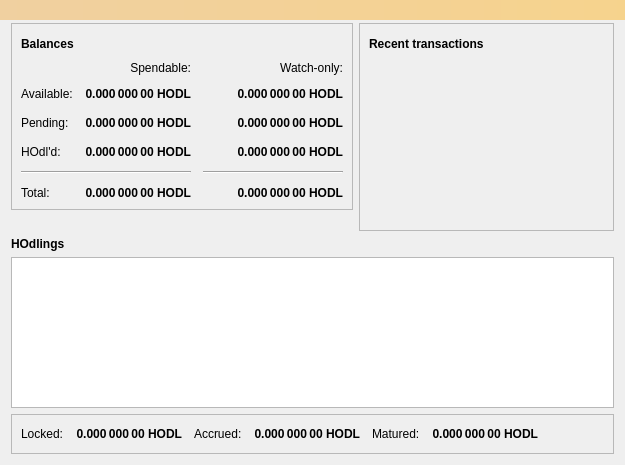
<?xml version="1.0" encoding="UTF-8"?>
<ui version="4.0">
 <class>OverviewPage</class>
 <widget class="QWidget" name="OverviewPage">
  <property name="geometry">
   <rect>
    <x>0</x>
    <y>0</y>
    <width>625</width>
    <height>465</height>
   </rect>
  </property>
  <property name="sizePolicy">
   <sizepolicy hsizetype="Preferred" vsizetype="Preferred">
    <horstretch>0</horstretch>
    <verstretch>0</verstretch>
   </sizepolicy>
  </property>
  <property name="windowTitle">
   <string>Form</string>
  </property>
  <layout class="QVBoxLayout" name="verticalLayout_6">
   <item>
    <layout class="QHBoxLayout" name="horizontalLayout" stretch="1,1">
     <property name="spacing">
      <number>6</number>
     </property>
     <property name="sizeConstraint">
      <enum>QLayout::SetDefaultConstraint</enum>
     </property>
     <property name="topMargin">
      <number>12</number>
     </property>
     <item>
      <layout class="QVBoxLayout" name="verticalLayout_2">
       <item>
        <widget class="QFrame" name="frame">
         <property name="frameShape">
          <enum>QFrame::StyledPanel</enum>
         </property>
         <property name="frameShadow">
          <enum>QFrame::Raised</enum>
         </property>
         <layout class="QVBoxLayout" name="verticalLayout_4">
          <item>
           <layout class="QHBoxLayout" name="horizontalLayout_4">
            <item>
             <widget class="QLabel" name="label_5">
              <property name="font">
               <font>
                <weight>75</weight>
                <bold>true</bold>
               </font>
              </property>
              <property name="text">
               <string>Balances</string>
              </property>
             </widget>
            </item>
            <item>
             <widget class="QPushButton" name="labelWalletStatus">
              <property name="enabled">
               <bool>false</bool>
              </property>
              <property name="maximumSize">
               <size>
                <width>30</width>
                <height>16777215</height>
               </size>
              </property>
              <property name="toolTip">
               <string>The displayed information may be out of date. Your wallet automatically synchronizes with the HOdlcoin network after a connection is established, but this process has not completed yet.</string>
              </property>
              <property name="text">
               <string/>
              </property>
              <property name="icon">
               <iconset>
                <normaloff>:/icons/warning</normaloff>
                <disabledoff>:/icons/warning</disabledoff>:/icons/warning</iconset>
              </property>
              <property name="iconSize">
               <size>
                <width>24</width>
                <height>24</height>
               </size>
              </property>
              <property name="flat">
               <bool>true</bool>
              </property>
             </widget>
            </item>
            <item>
             <spacer name="horizontalSpacer_3">
              <property name="orientation">
               <enum>Qt::Horizontal</enum>
              </property>
              <property name="sizeHint" stdset="0">
               <size>
                <width>40</width>
                <height>20</height>
               </size>
              </property>
             </spacer>
            </item>
           </layout>
          </item>
          <item>
           <layout class="QGridLayout" name="gridLayout">
            <property name="spacing">
             <number>12</number>
            </property>
            <item row="2" column="1">
             <widget class="QLabel" name="labelUnconfirmed">
              <property name="font">
               <font>
                <weight>75</weight>
                <bold>true</bold>
               </font>
              </property>
              <property name="cursor">
               <cursorShape>IBeamCursor</cursorShape>
              </property>
              <property name="toolTip">
               <string>Total of transactions that have yet to be confirmed, and do not yet count toward the spendable balance</string>
              </property>
              <property name="text">
               <string notr="true">0.000 000 00 HODL</string>
              </property>
              <property name="alignment">
               <set>Qt::AlignRight|Qt::AlignTrailing|Qt::AlignVCenter</set>
              </property>
              <property name="textInteractionFlags">
               <set>Qt::LinksAccessibleByMouse|Qt::TextSelectableByKeyboard|Qt::TextSelectableByMouse</set>
              </property>
             </widget>
            </item>
            <item row="3" column="2">
             <widget class="QLabel" name="labelWatchImmature">
              <property name="font">
               <font>
                <weight>75</weight>
                <bold>true</bold>
               </font>
              </property>
              <property name="cursor">
               <cursorShape>IBeamCursor</cursorShape>
              </property>
              <property name="toolTip">
               <string>Mined balance in watch-only addresses that has not yet matured</string>
              </property>
              <property name="text">
               <string notr="true">0.000 000 00 HODL</string>
              </property>
              <property name="alignment">
               <set>Qt::AlignRight|Qt::AlignTrailing|Qt::AlignVCenter</set>
              </property>
              <property name="textInteractionFlags">
               <set>Qt::LinksAccessibleByMouse|Qt::TextSelectableByKeyboard|Qt::TextSelectableByMouse</set>
              </property>
             </widget>
            </item>
            <item row="4" column="0" colspan="2">
             <widget class="Line" name="line">
              <property name="orientation">
               <enum>Qt::Horizontal</enum>
              </property>
             </widget>
            </item>
            <item row="4" column="2">
             <widget class="Line" name="lineWatchBalance">
              <property name="sizePolicy">
               <sizepolicy hsizetype="Preferred" vsizetype="Fixed">
                <horstretch>0</horstretch>
                <verstretch>0</verstretch>
               </sizepolicy>
              </property>
              <property name="minimumSize">
               <size>
                <width>140</width>
                <height>0</height>
               </size>
              </property>
              <property name="orientation">
               <enum>Qt::Horizontal</enum>
              </property>
             </widget>
            </item>
            <item row="5" column="0">
             <widget class="QLabel" name="labelTotalText">
              <property name="text">
               <string>Total:</string>
              </property>
             </widget>
            </item>
            <item row="3" column="1">
             <widget class="QLabel" name="labelImmature">
              <property name="font">
               <font>
                <weight>75</weight>
                <bold>true</bold>
               </font>
              </property>
              <property name="cursor">
               <cursorShape>IBeamCursor</cursorShape>
              </property>
              <property name="toolTip">
               <string>Mined balance that has not yet matured</string>
              </property>
              <property name="text">
               <string notr="true">0.000 000 00 HODL</string>
              </property>
              <property name="alignment">
               <set>Qt::AlignRight|Qt::AlignTrailing|Qt::AlignVCenter</set>
              </property>
              <property name="textInteractionFlags">
               <set>Qt::LinksAccessibleByMouse|Qt::TextSelectableByKeyboard|Qt::TextSelectableByMouse</set>
              </property>
             </widget>
            </item>
            <item row="2" column="3">
             <spacer name="horizontalSpacer_2">
              <property name="orientation">
               <enum>Qt::Horizontal</enum>
              </property>
              <property name="sizeHint" stdset="0">
               <size>
                <width>40</width>
                <height>20</height>
               </size>
              </property>
             </spacer>
            </item>
            <item row="2" column="2">
             <widget class="QLabel" name="labelWatchPending">
              <property name="font">
               <font>
                <weight>75</weight>
                <bold>true</bold>
               </font>
              </property>
              <property name="cursor">
               <cursorShape>IBeamCursor</cursorShape>
              </property>
              <property name="toolTip">
               <string>Unconfirmed transactions to watch-only addresses</string>
              </property>
              <property name="text">
               <string notr="true">0.000 000 00 HODL</string>
              </property>
              <property name="alignment">
               <set>Qt::AlignRight|Qt::AlignTrailing|Qt::AlignVCenter</set>
              </property>
              <property name="textInteractionFlags">
               <set>Qt::LinksAccessibleByMouse|Qt::TextSelectableByKeyboard|Qt::TextSelectableByMouse</set>
              </property>
             </widget>
            </item>
            <item row="3" column="0">
             <widget class="QLabel" name="labelImmatureText">
              <property name="text">
               <string>HOdl'd:</string>
              </property>
             </widget>
            </item>
            <item row="5" column="1">
             <widget class="QLabel" name="labelTotal">
              <property name="font">
               <font>
                <weight>75</weight>
                <bold>true</bold>
               </font>
              </property>
              <property name="cursor">
               <cursorShape>IBeamCursor</cursorShape>
              </property>
              <property name="toolTip">
               <string>Your current total balance</string>
              </property>
              <property name="text">
               <string notr="true">0.000 000 00 HODL</string>
              </property>
              <property name="alignment">
               <set>Qt::AlignRight|Qt::AlignTrailing|Qt::AlignVCenter</set>
              </property>
              <property name="textInteractionFlags">
               <set>Qt::LinksAccessibleByMouse|Qt::TextSelectableByKeyboard|Qt::TextSelectableByMouse</set>
              </property>
             </widget>
            </item>
            <item row="5" column="2">
             <widget class="QLabel" name="labelWatchTotal">
              <property name="font">
               <font>
                <weight>75</weight>
                <bold>true</bold>
               </font>
              </property>
              <property name="cursor">
               <cursorShape>IBeamCursor</cursorShape>
              </property>
              <property name="toolTip">
               <string>Current total balance in watch-only addresses</string>
              </property>
              <property name="text">
               <string notr="true">0.000 000 00 HODL</string>
              </property>
              <property name="alignment">
               <set>Qt::AlignRight|Qt::AlignTrailing|Qt::AlignVCenter</set>
              </property>
              <property name="textInteractionFlags">
               <set>Qt::LinksAccessibleByMouse|Qt::TextSelectableByKeyboard|Qt::TextSelectableByMouse</set>
              </property>
             </widget>
            </item>
            <item row="0" column="2">
             <widget class="QLabel" name="labelWatchonly">
              <property name="text">
               <string>Watch-only:</string>
              </property>
              <property name="alignment">
               <set>Qt::AlignRight|Qt::AlignTrailing|Qt::AlignVCenter</set>
              </property>
             </widget>
            </item>
            <item row="1" column="0">
             <widget class="QLabel" name="labelBalanceText">
              <property name="text">
               <string>Available:</string>
              </property>
             </widget>
            </item>
            <item row="1" column="1">
             <widget class="QLabel" name="labelBalance">
              <property name="font">
               <font>
                <weight>75</weight>
                <bold>true</bold>
               </font>
              </property>
              <property name="cursor">
               <cursorShape>IBeamCursor</cursorShape>
              </property>
              <property name="toolTip">
               <string>Your current spendable balance</string>
              </property>
              <property name="text">
               <string notr="true">0.000 000 00 HODL</string>
              </property>
              <property name="alignment">
               <set>Qt::AlignRight|Qt::AlignTrailing|Qt::AlignVCenter</set>
              </property>
              <property name="textInteractionFlags">
               <set>Qt::LinksAccessibleByMouse|Qt::TextSelectableByKeyboard|Qt::TextSelectableByMouse</set>
              </property>
             </widget>
            </item>
            <item row="1" column="2">
             <widget class="QLabel" name="labelWatchAvailable">
              <property name="font">
               <font>
                <weight>75</weight>
                <bold>true</bold>
               </font>
              </property>
              <property name="cursor">
               <cursorShape>IBeamCursor</cursorShape>
              </property>
              <property name="toolTip">
               <string>Your current balance in watch-only addresses</string>
              </property>
              <property name="text">
               <string notr="true">0.000 000 00 HODL</string>
              </property>
              <property name="alignment">
               <set>Qt::AlignRight|Qt::AlignTrailing|Qt::AlignVCenter</set>
              </property>
              <property name="textInteractionFlags">
               <set>Qt::LinksAccessibleByMouse|Qt::TextSelectableByKeyboard|Qt::TextSelectableByMouse</set>
              </property>
             </widget>
            </item>
            <item row="2" column="0">
             <widget class="QLabel" name="labelPendingText">
              <property name="text">
               <string>Pending:</string>
              </property>
             </widget>
            </item>
            <item row="0" column="1">
             <widget class="QLabel" name="labelSpendable">
              <property name="text">
               <string>Spendable:</string>
              </property>
              <property name="alignment">
               <set>Qt::AlignRight|Qt::AlignTrailing|Qt::AlignVCenter</set>
              </property>
             </widget>
            </item>
           </layout>
          </item>
         </layout>
        </widget>
       </item>
       <item>
        <spacer name="verticalSpacer">
         <property name="orientation">
          <enum>Qt::Vertical</enum>
         </property>
         <property name="sizeHint" stdset="0">
          <size>
           <width>20</width>
           <height>40</height>
          </size>
         </property>
        </spacer>
       </item>
      </layout>
     </item>
     <item>
      <layout class="QVBoxLayout" name="verticalLayout_3">
       <item>
        <widget class="QFrame" name="frame_2">
         <property name="frameShape">
          <enum>QFrame::StyledPanel</enum>
         </property>
         <property name="frameShadow">
          <enum>QFrame::Raised</enum>
         </property>
         <layout class="QVBoxLayout" name="verticalLayout">
          <item>
           <layout class="QHBoxLayout" name="horizontalLayout_2">
            <item>
             <widget class="QLabel" name="label_4">
              <property name="font">
               <font>
                <weight>75</weight>
                <bold>true</bold>
               </font>
              </property>
              <property name="text">
               <string>Recent transactions</string>
              </property>
             </widget>
            </item>
            <item>
             <widget class="QPushButton" name="labelTransactionsStatus">
              <property name="enabled">
               <bool>false</bool>
              </property>
              <property name="maximumSize">
               <size>
                <width>30</width>
                <height>16777215</height>
               </size>
              </property>
              <property name="toolTip">
               <string>The displayed information may be out of date. Your wallet automatically synchronizes with the HOdlcoin network after a connection is established, but this process has not completed yet.</string>
              </property>
              <property name="text">
               <string/>
              </property>
              <property name="icon">
               <iconset>
                <normaloff>:/icons/warning</normaloff>
                <disabledoff>:/icons/warning</disabledoff>:/icons/warning</iconset>
              </property>
              <property name="iconSize">
               <size>
                <width>24</width>
                <height>24</height>
               </size>
              </property>
              <property name="flat">
               <bool>true</bool>
              </property>
             </widget>
            </item>
            <item>
             <spacer name="horizontalSpacer">
              <property name="orientation">
               <enum>Qt::Horizontal</enum>
              </property>
              <property name="sizeHint" stdset="0">
               <size>
                <width>40</width>
                <height>20</height>
               </size>
              </property>
             </spacer>
            </item>
           </layout>
          </item>
          <item>
           <widget class="QListView" name="listTransactions">
            <property name="styleSheet">
             <string notr="true">QListView { background: transparent; }</string>
            </property>
            <property name="frameShape">
             <enum>QFrame::NoFrame</enum>
            </property>
            <property name="verticalScrollBarPolicy">
             <enum>Qt::ScrollBarAlwaysOff</enum>
            </property>
            <property name="horizontalScrollBarPolicy">
             <enum>Qt::ScrollBarAlwaysOff</enum>
            </property>
            <property name="selectionMode">
             <enum>QAbstractItemView::NoSelection</enum>
            </property>
           </widget>
          </item>
         </layout>
        </widget>
       </item>
       <item>
        <spacer name="verticalSpacer_2">
         <property name="orientation">
          <enum>Qt::Vertical</enum>
         </property>
         <property name="sizeType">
          <enum>QSizePolicy::Maximum</enum>
         </property>
         <property name="sizeHint" stdset="0">
          <size>
           <width>10</width>
           <height>10</height>
          </size>
         </property>
        </spacer>
       </item>
      </layout>
     </item>
    </layout>
   </item>
   <item>
    <widget class="QLabel" name="label">
     <property name="text">
      <string>&lt;html&gt;&lt;head/&gt;&lt;body&gt;&lt;p&gt;&lt;span style=&quot; font-weight:600;&quot;&gt;HOdlings&lt;/span&gt;&lt;/p&gt;&lt;/body&gt;&lt;/html&gt;</string>
     </property>
    </widget>
   </item>
   <item>
    <widget class="QTableView" name="hodlTable">
     <property name="enabled">
      <bool>true</bool>
     </property>
     <property name="editTriggers">
      <set>QAbstractItemView::NoEditTriggers</set>
     </property>
     <property name="alternatingRowColors">
      <bool>true</bool>
     </property>
     <attribute name="horizontalHeaderDefaultSectionSize">
      <number>85</number>
     </attribute>
     <attribute name="horizontalHeaderStretchLastSection">
      <bool>true</bool>
     </attribute>
    </widget>
   </item>
   <item>
    <widget class="QFrame" name="frame_3">
     <property name="frameShape">
      <enum>QFrame::StyledPanel</enum>
     </property>
     <property name="frameShadow">
      <enum>QFrame::Raised</enum>
     </property>
     <layout class="QVBoxLayout" name="verticalLayout_5">
      <property name="spacing">
       <number>6</number>
      </property>
      <property name="sizeConstraint">
       <enum>QLayout::SetDefaultConstraint</enum>
      </property>
      <item>
       <layout class="QGridLayout" name="gridLayout_2" rowstretch="0,0,0" columnstretch="0,0,0,0,0,0,0" rowminimumheight="0,0,0" columnminimumwidth="0,0,0,0,0,0,0">
        <property name="spacing">
         <number>12</number>
        </property>
        <item row="2" column="0">
         <spacer name="verticalSpacer_3">
          <property name="orientation">
           <enum>Qt::Vertical</enum>
          </property>
          <property name="sizeHint" stdset="0">
           <size>
            <width>20</width>
            <height>40</height>
           </size>
          </property>
         </spacer>
        </item>
        <item row="0" column="4">
         <widget class="QLabel" name="labelMaturedText">
          <property name="text">
           <string>Matured:</string>
          </property>
         </widget>
        </item>
        <item row="0" column="5">
         <widget class="QLabel" name="labelMatured">
          <property name="font">
           <font>
            <weight>75</weight>
            <bold>true</bold>
           </font>
          </property>
          <property name="cursor">
           <cursorShape>IBeamCursor</cursorShape>
          </property>
          <property name="toolTip">
           <string>Your total balance of matured hodlings that are currently not earning any interest.</string>
          </property>
          <property name="text">
           <string notr="true">0.000 000 00 HODL</string>
          </property>
          <property name="alignment">
           <set>Qt::AlignRight|Qt::AlignTrailing|Qt::AlignVCenter</set>
          </property>
          <property name="textInteractionFlags">
           <set>Qt::LinksAccessibleByMouse|Qt::TextSelectableByKeyboard|Qt::TextSelectableByMouse</set>
          </property>
         </widget>
        </item>
        <item row="0" column="6">
         <spacer name="horizontalSpacer_4">
          <property name="orientation">
           <enum>Qt::Horizontal</enum>
          </property>
          <property name="sizeHint" stdset="0">
           <size>
            <width>40</width>
            <height>20</height>
           </size>
          </property>
         </spacer>
        </item>
        <item row="0" column="0">
         <widget class="QLabel" name="labellockedtext">
          <property name="text">
           <string>Locked:</string>
          </property>
         </widget>
        </item>
        <item row="0" column="2">
         <widget class="QLabel" name="labelaccruedtext">
          <property name="text">
           <string>Accrued:</string>
          </property>
         </widget>
        </item>
        <item row="0" column="1">
         <widget class="QLabel" name="labellocked">
          <property name="font">
           <font>
            <weight>75</weight>
            <bold>true</bold>
           </font>
          </property>
          <property name="cursor">
           <cursorShape>IBeamCursor</cursorShape>
          </property>
          <property name="toolTip">
           <string>Your total locked/invested balance in term deposits.</string>
          </property>
          <property name="text">
           <string notr="true">0.000 000 00 HODL</string>
          </property>
          <property name="alignment">
           <set>Qt::AlignRight|Qt::AlignTrailing|Qt::AlignVCenter</set>
          </property>
          <property name="textInteractionFlags">
           <set>Qt::LinksAccessibleByMouse|Qt::TextSelectableByKeyboard|Qt::TextSelectableByMouse</set>
          </property>
         </widget>
        </item>
        <item row="0" column="3">
         <widget class="QLabel" name="labelaccrued">
          <property name="font">
           <font>
            <weight>75</weight>
            <bold>true</bold>
           </font>
          </property>
          <property name="cursor">
           <cursorShape>IBeamCursor</cursorShape>
          </property>
          <property name="toolTip">
           <string>Your total balance of accrued interests, that have not matured yet.</string>
          </property>
          <property name="text">
           <string notr="true">0.000 000 00 HODL</string>
          </property>
          <property name="alignment">
           <set>Qt::AlignRight|Qt::AlignTrailing|Qt::AlignVCenter</set>
          </property>
          <property name="textInteractionFlags">
           <set>Qt::LinksAccessibleByMouse|Qt::TextSelectableByKeyboard|Qt::TextSelectableByMouse</set>
          </property>
         </widget>
        </item>
       </layout>
      </item>
     </layout>
    </widget>
   </item>
  </layout>
  <widget class="QLabel" name="labelAlerts">
   <property name="geometry">
    <rect>
     <x>0</x>
     <y>0</y>
     <width>800</width>
     <height>20</height>
    </rect>
   </property>
   <property name="visible">
    <bool>false</bool>
   </property>
   <property name="styleSheet">
    <string notr="true">background-color: qlineargradient(x1: 0, y1: 0, x2: 1, y2: 0, stop:0 #F0D0A0, stop:1 #F8D488); color:#000000;</string>
   </property>
   <property name="wordWrap">
    <bool>true</bool>
   </property>
   <property name="margin">
    <number>3</number>
   </property>
  </widget>
 </widget>
 <resources/>
 <connections/>
</ui>
